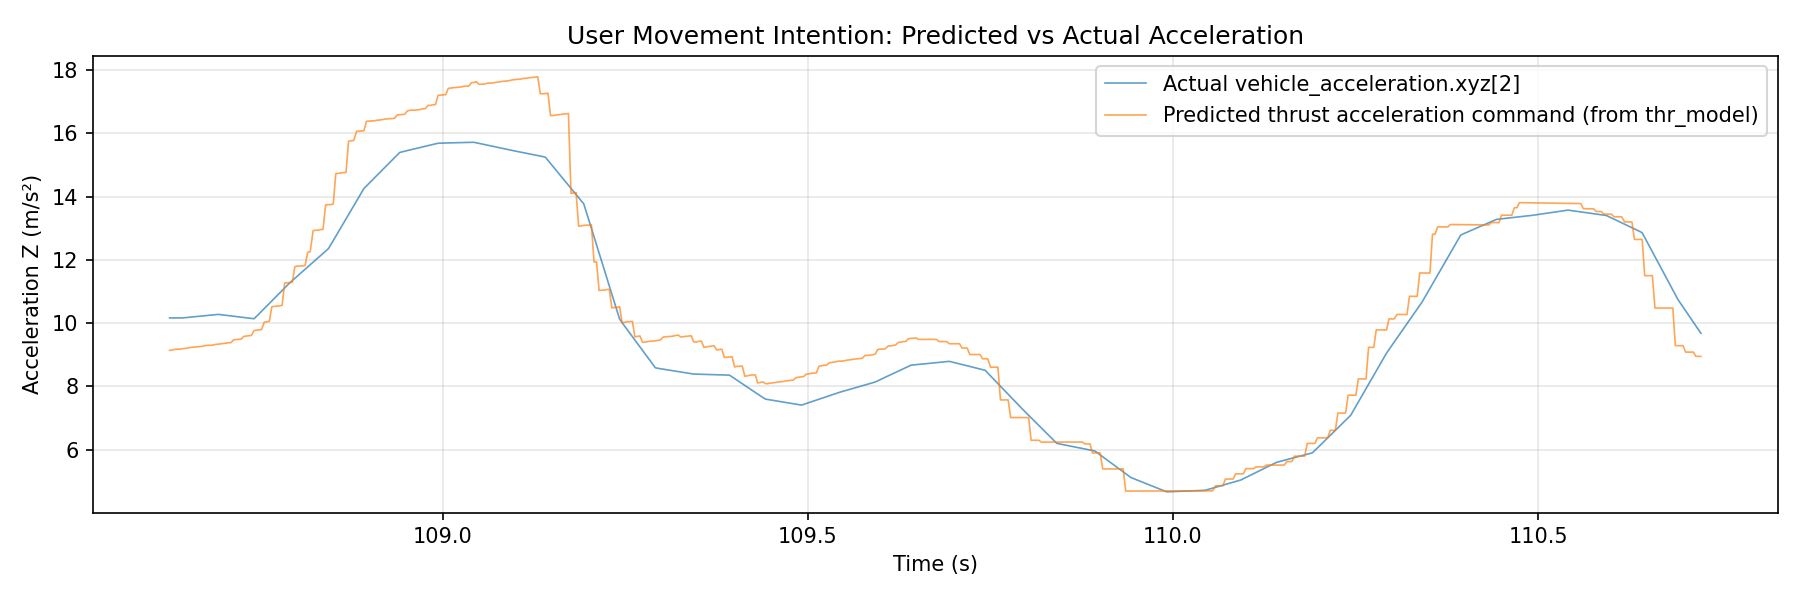

Recreate this plot in Python.
# /// script
# requires-python = ">=3.10"
# dependencies = [
#     "pyulog",
#     "pyyaml",
#     "matplotlib",
#     "numpy",
# ]
# ///

import argparse
from pathlib import Path

import numpy as np
import yaml
from matplotlib import pyplot as plt
import pyulog


def load_config(config_path: str) -> dict:
    with open(config_path, "r") as f:
        return yaml.safe_load(f)


def parse_args():
    parser = argparse.ArgumentParser(
        description="User movement intention visualization"
    )
    parser.add_argument(
        "--ulg",
        type=str,
        default=None,
        help="Path to ULog file (overrides config)",
    )
    parser.add_argument(
        "--output",
        type=str,
        default=None,
        help="Output PNG file path (default: show plot)",
    )
    return parser.parse_args()


def get_topic_data(ulog: pyulog.ULog, topic_name: str):
    for d in ulog.data_list:
        if d.name == topic_name:
            return d
    return None


def thrust_model(
    V: np.ndarray, u: np.ndarray, K1: float, K2: float, K3: float
) -> np.ndarray:
    return K1 * np.power(V, K2) * (K3 * u**2 + (1 - K3) * u)


def main():
    args = parse_args()

    script_dir = Path(__file__).parent
    config_path = script_dir / "config_thrust_viz.yaml"
    config = load_config(config_path)

    ulg_path = args.ulg if args.ulg else config["ulg_file"]
    ulg_path = Path(ulg_path)
    if not ulg_path.is_absolute():
        ulg_path = script_dir / ulg_path

    print(f"Loading ULog: {ulg_path}")
    ulog = pyulog.ULog(str(ulg_path))

    thr_map_path = script_dir / config.get("thr_map", "thr_map.yaml")
    thr_map = load_config(thr_map_path)
    print(f"Loaded thrust map: {thr_map_path}")

    tv = config["thrust_viz"]
    thrust_topic = tv["thrust"]["topic"]
    thrust_field = tv["thrust"]["field"]
    accel_topic = tv["acceleration"]["topic"]
    accel_field = tv["acceleration"]["field"]
    voltage_topic = tv["voltage"]["topic"]
    voltage_field = tv["voltage"]["field"]

    thrust_data = get_topic_data(ulog, thrust_topic)
    accel_data = get_topic_data(ulog, accel_topic)
    voltage_data = get_topic_data(ulog, voltage_topic)

    if not all([thrust_data, accel_data, voltage_data]):
        missing = []
        if not thrust_data:
            missing.append(thrust_topic)
        if not accel_data:
            missing.append(accel_topic)
        if not voltage_data:
            missing.append(voltage_topic)
        raise ValueError(f"Missing topics: {missing}")

    K1 = thr_map["thr_map"]["K1"]
    K2 = thr_map["thr_map"]["K2"]
    K3 = thr_map["thr_map"]["K3"]

    thrust_ts = thrust_data.data["timestamp"].astype(np.float64) / 1e6
    thrust_u = -thrust_data.data[thrust_field]

    accel_ts = accel_data.data["timestamp"].astype(np.float64) / 1e6
    accel_z_raw = -accel_data.data[accel_field]

    voltage_ts = voltage_data.data["timestamp"].astype(np.float64) / 1e6
    voltage_v_raw = voltage_data.data[voltage_field]

    voltage_interp = np.interp(thrust_ts, voltage_ts, voltage_v_raw)
    accel_z_interp = np.interp(thrust_ts, accel_ts, accel_z_raw)

    predicted_thrust = thrust_model(voltage_interp, thrust_u, K1, K2, K3)

    mass_kg = tv.get("mass_kg")
    if mass_kg:
        predicted_accel = predicted_thrust / mass_kg
        ylabel = "Acceleration Z (m/s²)"
    else:
        predicted_accel = predicted_thrust
        ylabel = "Thrust (N) / Accel (m/s²)"

    plot_range = config.get("plot_range", {})
    start_idx = plot_range.get("start", 0)
    end_idx = plot_range.get("end", len(thrust_ts))

    common_ts = thrust_ts[start_idx:end_idx]
    predicted_accel = predicted_accel[start_idx:end_idx]
    actual_accel = accel_z_interp[start_idx:end_idx]
    throttle_plot = thrust_u[start_idx:end_idx]
    voltage_plot = voltage_interp[start_idx:end_idx]

    calibration_range = config.get("calibration_range", {})
    show_throttle_voltage = config.get("show_throttle_voltage", False)

    if show_throttle_voltage:
        fig, axes = plt.subplots(3, 1, figsize=(12, 12), sharex=True)
    else:
        fig, axes = plt.subplots(1, 1, figsize=(12, 4), sharex=True)
        axes = [axes]

    ax1 = axes[0]
    ax1.plot(
        common_ts,
        actual_accel,
        label=f"Actual {accel_topic}.{accel_field}",
        linewidth=0.8,
        alpha=0.7,
    )
    ax1.plot(
        common_ts,
        predicted_accel,
        label=f"Predicted thrust acceleration command (from thr_model)",
        linewidth=0.8,
        alpha=0.7,
    )
    ax1.set_ylabel(ylabel)
    ax1.set_title("User Movement Intention: Predicted vs Actual Acceleration")
    ax1.legend(loc="upper right")
    ax1.grid(True, alpha=0.3)

    if show_throttle_voltage:
        ax2 = axes[1]
        ax2.plot(
            common_ts, throttle_plot, "b-", label="Throttle", linewidth=0.8, alpha=0.7
        )
        ax2.set_ylabel("Throttle")
        ax2.set_title("Throttle")
        ax2.legend(loc="upper right")
        ax2.grid(True, alpha=0.3)

        ax3 = axes[2]
        ax3.plot(
            common_ts, voltage_plot, "r-", label="Voltage", linewidth=0.8, alpha=0.7
        )
        ax3.set_xlabel("Time (s)")
        ax3.set_ylabel("Voltage (V)")
        ax3.set_title("Voltage")
        ax3.legend(loc="upper right")
        ax3.grid(True, alpha=0.3)

        if calibration_range:
            throttle_min = calibration_range.get("throttle_min")
            throttle_max = calibration_range.get("throttle_max")
            voltage_min = calibration_range.get("voltage_min")
            voltage_max = calibration_range.get("voltage_max")

            if throttle_min is not None:
                ax2.axhline(
                    y=throttle_min,
                    color="g",
                    linestyle="--",
                    alpha=0.7,
                    label="Calib min",
                )
            if throttle_max is not None:
                ax2.axhline(
                    y=throttle_max,
                    color="g",
                    linestyle="--",
                    alpha=0.7,
                    label="Calib max",
                )
            if voltage_min is not None:
                ax3.axhline(
                    y=voltage_min,
                    color="g",
                    linestyle="--",
                    alpha=0.7,
                    label="Calib min",
                )
            if voltage_max is not None:
                ax3.axhline(
                    y=voltage_max,
                    color="g",
                    linestyle="--",
                    alpha=0.7,
                    label="Calib max",
                )
    else:
        ax1.set_xlabel("Time (s)")

    plt.tight_layout()

    if args.output:
        plt.savefig(args.output, dpi=150)
        print(f"Plot saved to: {args.output}")
    else:
        plt.show()


if __name__ == "__main__":
    main()
